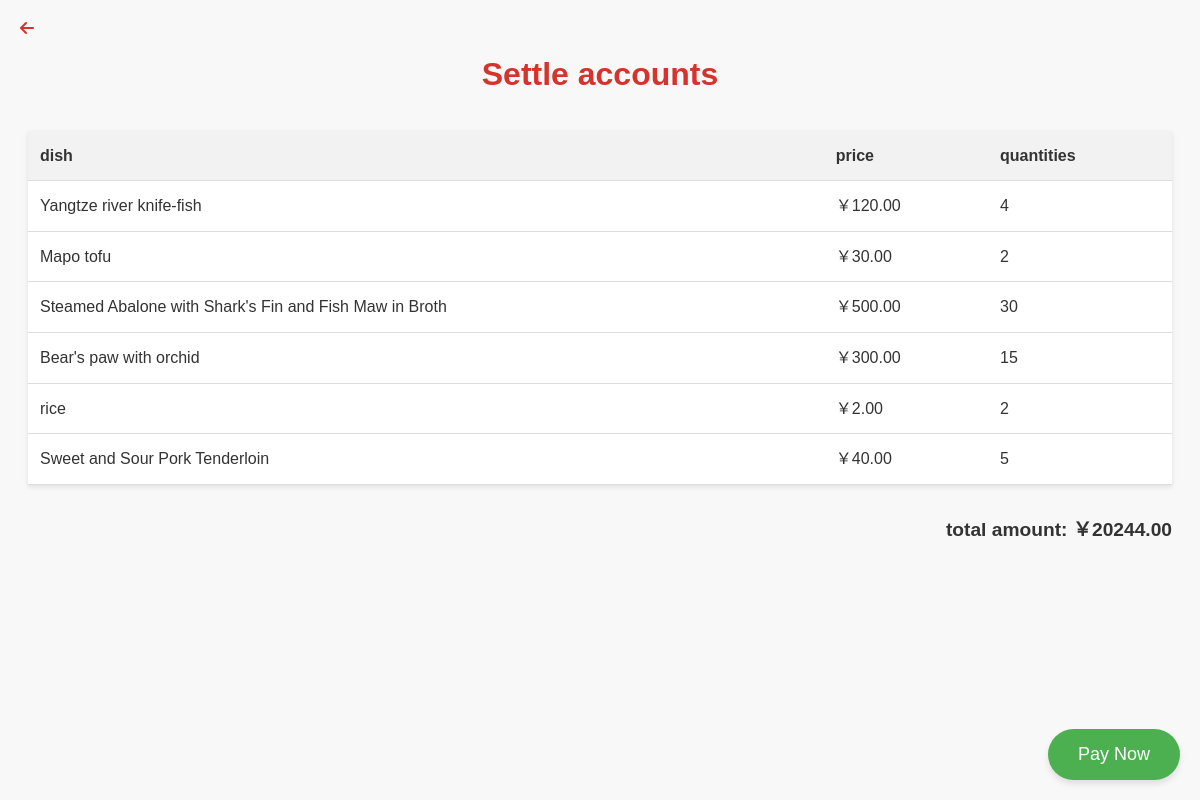
The page /order/checkout/9/ on the database its author committed.
### orders/models.py (models this page shows)
class OrderItems(models.Model):
    order = models.ForeignKey(Order, on_delete=models.CASCADE, related_name="order_items")
    menuitem = models.ForeignKey(MenuItem, on_delete=models.CASCADE, related_name="menu_orders")
    quantity = models.IntegerField(default=1)  # 添加 quantity 字段，确保记录菜品数量
    class Meta:
        unique_together = (('order', 'menuitem'),)

class MenuItem(models.Model):
    name = models.CharField(max_length=100)
    description = models.TextField()
    price = models.DecimalField(max_digits=10, decimal_places=2)
    image = models.ImageField(upload_to="menu_image/", blank=True, null=True)  # 修改为 ImageField

### orders/views.py (the view)
# urls.py: path("checkout/<int:order_id>/", views.checkout, name="checkout"),
def checkout(request, order_id,):
    order = get_object_or_404(Order, id=order_id)
    order_items = OrderItems.objects.filter(order=order)
    total_price = sum(item.menuitem.price * item.quantity for item in order_items)
    menu_items = list(MenuItem.objects.values("id", "name", "price"))
    for item in menu_items:
        item["price"] = float(item["price"])
    menu_items_json = json.dumps(menu_items)
    return render(request, "orders/checkout.html", {
        "order": order,
        "order_items": order_items,
        "total_price": total_price,
        "menu_items_json": menu_items_json
    })

### orders/templates/orders/checkout.html (shortened to what this page needs)
<!DOCTYPE html>
<html lang="zh">
<head>
    {% load static %}
    <link rel="stylesheet" href="{% static 'css/style.css' %}">
    <link rel="stylesheet" href="https://cdnjs.cloudflare.com/ajax/libs/font-awesome/6.5.0/css/all.min.css">
</head>
<body>
    <a href="/menu/1" class="back-button">
    <i class="fas fa-arrow-left"></i>
    </a>
    <h1>Settle accounts</h1>
    <table>
        <thead>
            <tr>
                <th>dish</th>
                <th>price</th>
                <th>quantities</th>
            </tr>
        </thead>
        <tbody>
            {% for item in order_items %}
            <tr>
                <td>{{ item.menuitem.name }}</td>
                <td>￥{{ item.menuitem.price|floatformat:2 }}</td>
                <td>{{ item.quantity }}</td>
            </tr>
            {% endfor %}
        </tbody>
    </table>
    <p class="total-price">total amount: ￥{{ total_price|floatformat:2 }}</p>
    <button class="floating-button" onclick="goToPayment()"> Pay Now</button>
</body>
</html>

### static/css/style.css (style rules this page uses)
body { font-family: Arial, sans-serif; }
.floating-button { position: fixed; bottom: 20px; right: 20px; background-color: #ff6600; color: white; border: none; padding: 15px 20px; border-radius: 50px; font-size: 18px; cursor: pointer; box-shadow: 2px 2px 10px rgba(0, 0, 0, 0.2); }

### orders/templates/orders/checkout.html (style rules this page uses)
body { font-family: 'Microsoft YaHei', 'Heiti SC', 'Helvetica', sans-serif; background-color: #f8f8f8; color: #333; line-height: 1.6; padding: 20px; }
h1 { color: #d4342c; text-align: center; margin-bottom: 30px; }
table { width: 100%; border-collapse: collapse; margin-bottom: 30px; background-color: white; box-shadow: 0 2px 5px rgba(0,0,0,0.1); }
th, td { padding: 12px; text-align: left; border-bottom: 1px solid #ddd; }
th { background-color: #f2f2f2; font-weight: bold; }
.total-price { font-size: 1.2em; font-weight: bold; text-align: right; margin-top: 20px; }
.floating-button { position: fixed; bottom: 20px; right: 20px; background-color: #4CAF50; color: white; border: none; padding: 15px 30px; border-radius: 30px; font-size: 18px; cursor: pointer; box-shadow: 0 4px 6px rgba(0,0,0,0.1); transition: background-color 0.3s; }
.back-button { position: absolute; top: 20px; left: 20px; font-size: 16px; color: #d4342c; text-decoration: none; font-weight: bold; display: flex; align-items: center; }
.back-button i { margin-right: 6px; }

### rows shown on the page
OrderItems: menuitem.name "Yangtze river knife-fish", menuitem.price "120.00", quantity "4"
OrderItems: menuitem.name "Mapo tofu", menuitem.price "30.00", quantity "2"
OrderItems: menuitem.name "Steamed Abalone with Shark's Fin and Fish Maw in Broth", menuitem.price "500.00", quantity "30"
OrderItems: menuitem.name "Bear's paw with orchid", menuitem.price "300.00", quantity "15"
OrderItems: menuitem.name "rice", menuitem.price "2.00", quantity "2"
OrderItems: menuitem.name "Sweet and Sour Pork Tenderloin", menuitem.price "40.00", quantity "5"

### other values the page prints
{{ total_price|floatformat:2 }} "20244.00"
